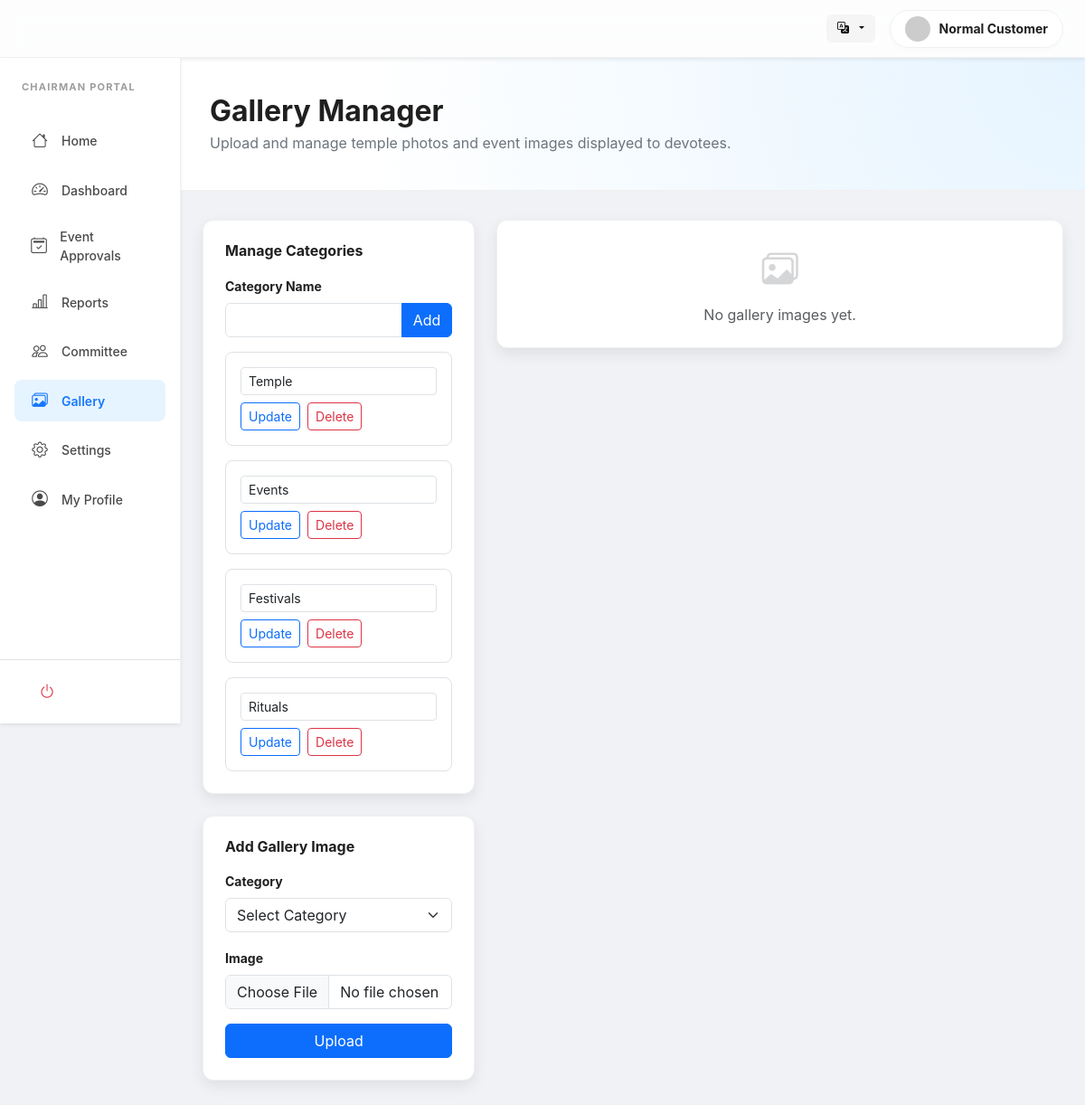
Screenshot of /users/chairman/gallery.php (signed in) with the database file from the repository.
### tables this page shows
CREATE TABLE `gallery_category` (
  `id` int(11) NOT NULL,
  `type` varchar(100) NOT NULL,
  `created_at` timestamp NOT NULL DEFAULT current_timestamp(),
  `updated_at` timestamp NOT NULL DEFAULT current_timestamp() ON UPDATE current_timestamp()
);

### includes/lang.php (called while the page is built, shortened)
<?php
$lang = $_SESSION['lang']
    ?? $_COOKIE['lang']
    ?? 'en';
$langFile = __DIR__ . "/../lang/{$lang}.php";
$t = require $langFile;

### includes/user_avatar.php (called while the page is built, shortened)
<?php
function get_user_avatar_url(string $uploadsPrefix = ''): string
{
    $name = trim($_SESSION['user_name'] ?? 'User');
    return 'https://ui-avatars.com/api/?name=' . urlencode($name ?: 'User') . '&background=random';
}

### users/chairman/gallery.php (the view, shortened to what this page needs)
<?php
require __DIR__ . '/../../config/db.php';
require __DIR__ . '/../../includes/lang.php';
require __DIR__ . '/../../includes/user_avatar.php';
$loggedInUserPhoto = get_user_avatar_url('../../');
$categories = [];
$catRes = mysqli_query($con, "SELECT * FROM gallery_category ORDER BY id ASC");
while ($row = mysqli_fetch_assoc($catRes)) {
    $categories[] = $row;
}
$images = [];
?>
<!DOCTYPE html>
<html lang="<?= $lang ?>">
<head>
    <link href="https://cdn.jsdelivr.net/npm/bootstrap@5.3.0/dist/css/bootstrap.min.css" rel="stylesheet">
    <link rel="stylesheet" href="https://cdn.jsdelivr.net/npm/bootstrap-icons@1.10.5/font/bootstrap-icons.css">
</head>
<body>
    <header class="ant-header shadow-sm">
        <div class="container-fluid px-4 d-flex align-items-center justify-content-between">
            <div class="d-flex align-items-center gap-3">
                <div class="dropdown">
                    <button class="lang-btn dropdown-toggle" type="button" data-bs-toggle="dropdown">
                        <i class="bi bi-translate me-1"></i>
                    </button>
                </div>
                <div class="user-pill">
                    <img src="<?= htmlspecialchars($loggedInUserPhoto) ?>" class="rounded-circle" width="28" height="28"
                        style="object-fit: cover;">
                    <span
                        class="small fw-bold d-none d-md-inline"><?= htmlspecialchars($_SESSION['user_name']) ?></span>
                </div>
            </div>
        </div>
    </header>
    <div class="container-fluid">
        <div class="row">
            <?php include 'sidebar.php'; ?>
            <main class="col-lg-10 p-0">
                <div class="dashboard-hero">
                    <h2 class="fw-bold mb-1"><?php echo $t['gallery_manager'] ?? 'Gallery Manager'; ?></h2>
                    <p class="text-secondary mb-0">
                        <?php echo $t['gallery_manager_desc'] ?? 'Upload and manage temple photos and event images displayed to devotees.'; ?>
                    </p>
                </div>
                <div class="px-4 pb-5">
                    <div class="row g-4">
                        <div class="col-lg-4">
                            <div class="ant-card p-4 mb-4">
                                <h6 class="fw-bold mb-3"><?php echo $t['manage_categories'] ?? 'Manage Categories'; ?>
                                </h6>
                                <form method="POST" class="mb-3">
                                    <label class="form-label small fw-bold">
                                        <?php echo $t['category_name'] ?? 'Category Name'; ?>
                                    </label>
                                    <div class="input-group">
                                        <input type="text" class="form-control" name="category_name" required>
                                        <button class="btn btn-primary" type="submit" name="add_category">
                                            <?php echo $t['add'] ?? 'Add'; ?>
                                        </button>
                                    </div>
                                </form>
                                <div class="d-flex flex-column gap-3">
                                    <?php if ($categories): ?>
                                        <?php foreach ($categories as $cat): ?>
                                            <form method="POST" class="border rounded-3 p-3">
                                                <div class="mb-2">
                                                    <input type="text" class="form-control form-control-sm" name="category_name"
                                                        value="<?= htmlspecialchars($cat['type']) ?>" required>
                                                </div>
                                                <div class="d-flex gap-2">
                                                    <button class="btn btn-sm btn-outline-primary" type="submit"
                                                        name="update_category"><?php echo $t['update'] ?? 'Update'; ?></button>
                                                    <button class="btn btn-sm btn-outline-danger" type="submit"
                                                        name="delete_category"
                                                        onclick="return confirm('Delete this category? Images will be uncategorized.')">
                                                        <?php echo $t['delete'] ?? 'Delete'; ?>
                                                    </button>
                                                </div>
                                            </form>
                                        <?php endforeach; ?>
                                    <?php else: ?>
                                        <div class="text-muted small">
                                            <?php echo $t['no_categories'] ?? 'No categories yet.'; ?>
                                        </div>
                                    <?php endif; ?>
                                </div>
                            </div>
                            <div class="ant-card p-4">
                                <h6 class="fw-bold mb-3"><?php echo $t['add_gallery_item'] ?? 'Add Gallery Image'; ?>
                                </h6>
                                <form method="POST" enctype="multipart/form-data">
                                    <div class="mb-3">
                                        <label
                                            class="form-label small fw-bold"><?php echo $t['category'] ?? 'Category'; ?></label>
                                        <select class="form-select" name="gallery_category_id" required>
                                            <option value=""><?php echo $t['select_category'] ?? 'Select Category'; ?>
                                            </option>
                                        </select>
                                    </div>
                                    <div class="mb-3">
                                        <label
                                            class="form-label small fw-bold"><?php echo $t['image'] ?? 'Image'; ?></label>
                                        <input type="file" class="form-control" name="gallery_image" accept="image/*"
                                            required>
                                    </div>
                                    <button class="btn btn-primary w-100" type="submit" name="add_image">
                                        <?php echo $t['upload'] ?? 'Upload'; ?>
                                    </button>
                                </form>
                            </div>
                        </div>
                        <div class="col-lg-8">
                            <div class="row g-4">
                                <?php if ($images): ?>
                                    <?php foreach ($images as $img): ?>
                                        <div class="col-md-6 col-xl-4">
                                            <div class="gallery-card">
                                                <img src="../../gallery/<?= htmlspecialchars($img['content']) ?>"
                                                    alt="<?php echo $t['gallery_image_alt'] ?? 'Gallery Image'; ?>">
                                                <div class="p-3">
                                                    <div class="small text-muted mb-1">
                                                        <?= htmlspecialchars($img['category'] ?? ($t['uncategorized'] ?? 'Uncategorized')) ?>
                                                    </div>
                                                    <div class="d-flex gap-2">
                                                        <button class="btn btn-sm btn-outline-primary" data-bs-toggle="modal"
                                                            data-bs-target="#editImage<?= $img['id'] ?>">
                                                            <?php echo $t['edit'] ?? 'Edit'; ?>
                                                        </button>
                                                        <form method="POST" onsubmit="return confirm('Delete this image?')">
                                                            <input type="hidden" name="image_id" value="<?= $img['id'] ?>">
                                                            <button class="btn btn-sm btn-outline-danger" type="submit"
                                                                name="delete_image"><?php echo $t['delete'] ?? 'Delete'; ?></button>
                                                        </form>
                                                    </div>
                                                </div>
                                            </div>
                                        </div>
                                        <div class="modal fade" id="editImage<?= $img['id'] ?>" tabindex="-1">
                                            <div class="modal-dialog modal-dialog-centered">
                                                <div class="modal-content">
                                                    <form method="POST" enctype="multipart/form-data">
                                                        <div class="modal-header">
                                                            <h5 class="modal-title">
                                                                <?php echo $t['edit_gallery_item'] ?? 'Edit Gallery Image'; ?>
                                                            </h5>
                                                            <button type="button" class="btn-close"
                                                                data-bs-dismiss="modal"></button>
                                                        </div>
                                                        <div class="modal-body">
                                                            <input type="hidden" name="image_id" value="<?= $img['id'] ?>">
                                                            <div class="mb-3">
                                                                <label
                                                                    class="form-label small fw-bold"><?php echo $t['category'] ?? 'Category'; ?></label>
                                                                <select class="form-select" name="gallery_category_id" required>
                                                                    <option value="">
                                                                        <?php echo $t['select_category'] ?? 'Select Category'; ?>
                                                                    </option>
                                                                    <?php foreach ($categories as $cat): ?>
                                                                        <option value="<?= $cat['id'] ?>"
                                                                            <?= ($img['gallery_category_id'] == $cat['id']) ? 'selected' : '' ?>>
                                                                            <?= htmlspecialchars($cat['type']) ?>
                                                                        </option>
                                                                    <?php endforeach; ?>
                                                                </select>
                                                            </div>
                                                            <div class="mb-2">
                                                                <label
                                                                    class="form-label small fw-bold"><?php echo $t['replace_image'] ?? 'Replace Image (optional)'; ?></label>
                                                                <input type="file" class="form-control" name="gallery_image"
                                                                    accept="image/*">
                                                            </div>
                                                        </div>
                                                        <div class="modal-footer">
                                                            <button type="button" class="btn btn-light" data-bs-dismiss="modal">
                                                                <?php echo $t['close'] ?? 'Close'; ?>
                                                            </button>
                                                            <button type="submit" name="update_image" class="btn btn-primary">
                                                                <?php echo $t['update'] ?? 'Update'; ?>
                                                            </button>
                                                        </div>
                                                    </form>
                                                </div>
                                            </div>
                                        </div>
                                    <?php endforeach; ?>
                                <?php else: ?>
                                    <div class="col-12">
                                        <div class="ant-card p-4 text-center text-muted">
                                            <i class="bi bi-images fs-1 opacity-25 d-block mb-2"></i>
                                            <?php echo $t['no_gallery_items'] ?? 'No gallery images yet.'; ?>
                                        </div>
                                    </div>
                                <?php endif; ?>
                            </div>
                        </div>
                    </div>
                </div>
            </main>
        </div>
    </div>
</body>
</html>

### rows the page displays
gallery_category: category_name "Temple"
gallery_category: category_name "Events"
gallery_category: category_name "Festivals"
gallery_category: category_name "Rituals"

### other values shown
$_SESSION['user_name'] "Normal Customer"
$t['chairman_portal'] "CHAIRMAN PORTAL"
$t['home'] "Home"
$t['dashboard'] "Dashboard"
$t['event_approvals'] "Event Approvals"
$t['reports'] "Reports"
$t['committee'] "Committee"
$t['gallery'] "Gallery"
$t['settings'] "Settings"
$t['my_profile'] "My Profile"
$t['gallery_manager'] "Gallery Manager"
$t['gallery_manager_desc'] "Upload and manage temple photos and event images displayed to devotees."
$t['manage_categories'] "Manage Categories"
$t['category_name'] "Category Name"
$t['add'] "Add"
